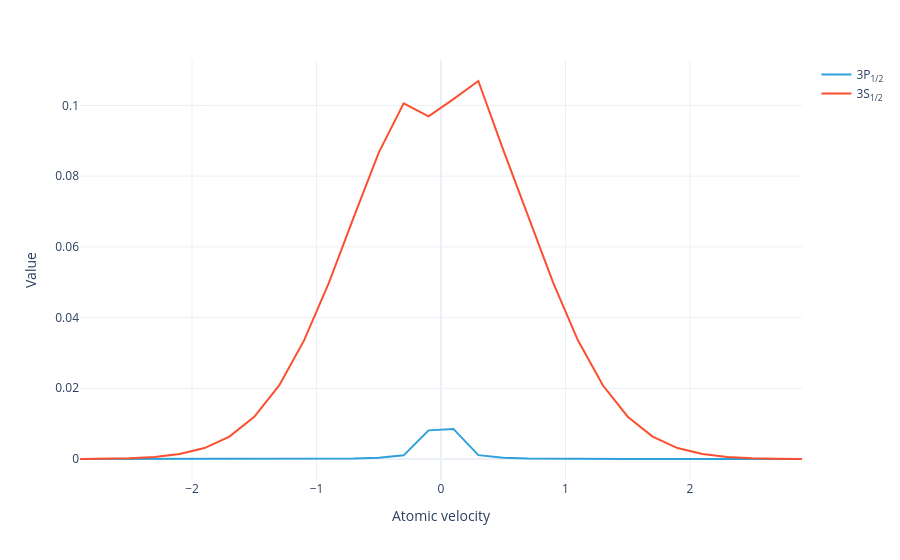

Notebook code for this chart:
### Markdown cell above
Plot just the level populations:

### Code cell
#|notest
model.level_population(sol).visualize()

### Figure 1 — Plotly figure (JSON) as saved in the notebook; plotly's stock layout.template omitted (floating-point values rounded to 4 significant figures)
{"data": [{"hovertemplate": "Level=3P<sub>1/2</sub><br>Atomic velocity=%{x}<br>Value=%{y}<extra></extra>", "legendgroup": "3P<sub>1/2</sub>", "line": {"color": "#2fa1da", "dash": "solid"}, "marker": {"symbol": "circle"}, "mode": "lines", "name": "3P<sub>1/2</sub>", "orientation": "v", "showlegend": true, "type": "scatter", "x": [-2.9, -2.7, -2.5, -2.3, -2.1, -1.9, -1.7, -1.5, -1.3, -1.1, -0.9, -0.7, -0.5, -0.3, -0.1, 0.1, 0.3, 0.5, 0.7, 0.9, 1.1, 1.3, 1.5, 1.7, 1.9, 2.1, 2.3, 2.5, 2.7, 2.9], "xaxis": "x", "y": [3.172e-09, 1.101e-08, 3.573e-08, 1.085e-07, 3.093e-07, 8.296e-07, 2.103e-06, 5.067e-06, 1.169e-05, 2.617e-05, 5.786e-05, 0.0001307, 0.0003228, 0.00103, 0.008099, 0.008505, 0.001095, 0.0003256, 0.0001311, 5.796e-05, 2.62e-05, 1.17e-05, 5.07e-06, 2.104e-06, 8.3e-07, 3.094e-07, 1.086e-07, 3.574e-08, 1.102e-08, 3.173e-09], "yaxis": "y"}, {"hovertemplate": "Level=3S<sub>1/2</sub><br>Atomic velocity=%{x}<br>Value=%{y}<extra></extra>", "legendgroup": "3S<sub>1/2</sub>", "line": {"color": "#fb4f2f", "dash": "solid"}, "marker": {"symbol": "circle"}, "mode": "lines", "name": "3S<sub>1/2</sub>", "orientation": "v", "showlegend": true, "type": "scatter", "x": [-2.9, -2.7, -2.5, -2.3, -2.1, -1.9, -1.7, -1.5, -1.3, -1.1, -0.9, -0.7, -0.5, -0.3, -0.1, 0.1, 0.3, 0.5, 0.7, 0.9, 1.1, 1.3, 1.5, 1.7, 1.9, 2.1, 2.3, 2.5, 2.7, 2.9], "xaxis": "x", "y": [2.628e-05, 7.996e-05, 0.0002247, 0.0005831, 0.001398, 0.003094, 0.006326, 0.01194, 0.02083, 0.03355, 0.04989, 0.06848, 0.08668, 0.1006, 0.09694, 0.1018, 0.1069, 0.08744, 0.06869, 0.04997, 0.03358, 0.02085, 0.01195, 0.006329, 0.003096, 0.001398, 0.0005833, 0.0002248, 7.999e-05, 2.629e-05], "yaxis": "y"}], "layout": {"legend": {"title": {}, "tracegroupgap": 0}, "margin": {"t": 60}, "xaxis": {"anchor": "y", "domain": [0, 1], "title": {"text": "Atomic velocity"}}, "yaxis": {"anchor": "x", "domain": [0, 1], "title": {"text": "Value"}}}}
